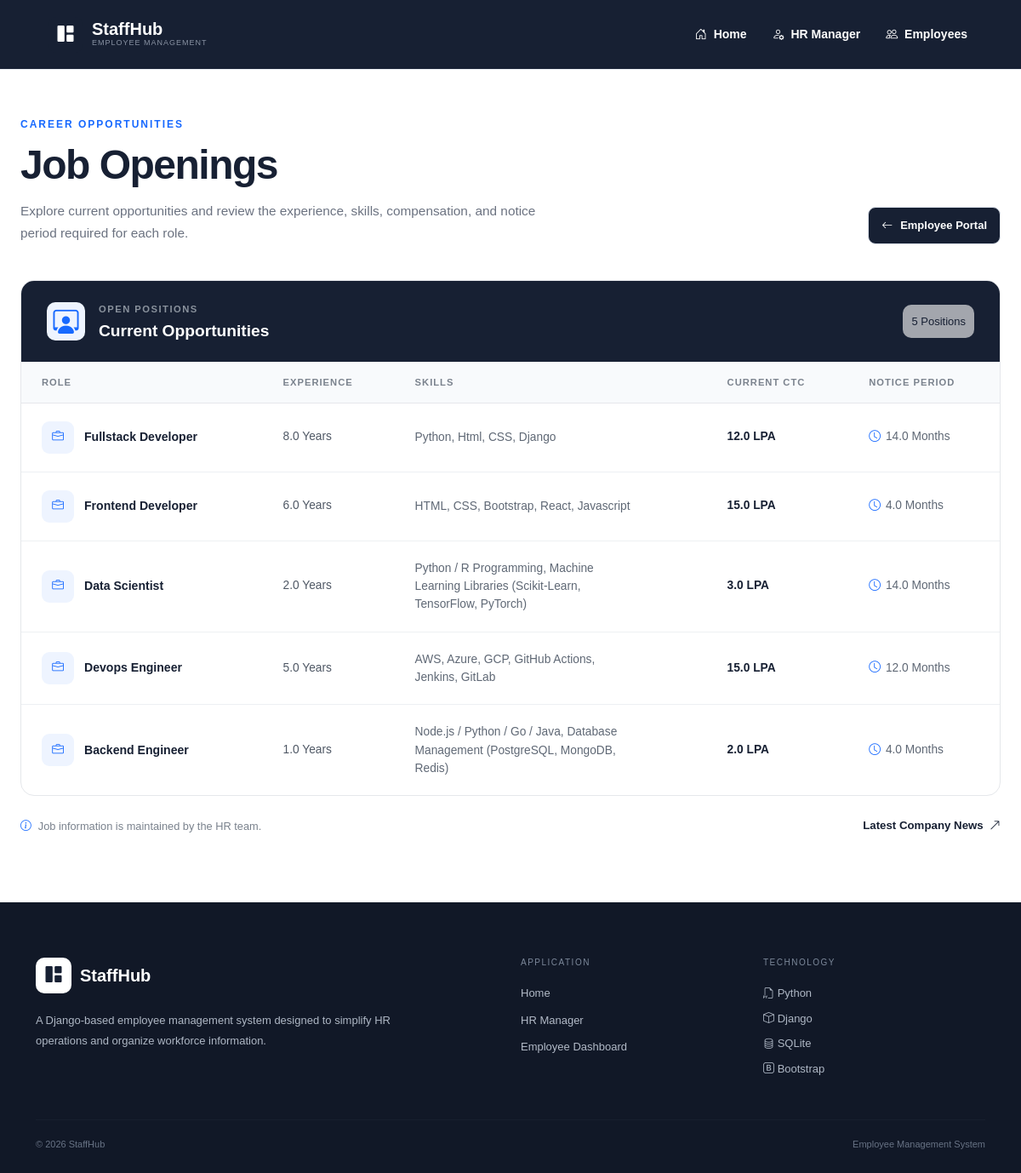
Screenshot of /jobs/ with the database file from the repository.
### empmngt/models.py (models this page shows)
class Job(models.Model):
    Role = models.CharField(max_length=100)
    Experience = models.FloatField(max_length=100)
    Skills = models.CharField(max_length=100)
    CTC = models.FloatField(max_length=100)
    Notice_Period = models.FloatField(max_length=100)

### empmngt/views.py (the view)
# urls.py: path('jobs/', views.jobs),
def jobs(request):
    data = Job.objects.all()
    return render(request, 'empmngt/jobs.html', {'d': data})

### empmngt/middle.py (called while the page is built)
    def __call__(self, request):
        response = self.get_response(request)
        if response.status_code == 404:
            return render(request, 'empmngt/technical_issue.html', status=404)
        return response

### templates/empmngt/jobs.html (shortened to what this page needs)
{% extends "empmngt/navbar.html" %}
{% load static %}
{% block nav_block %}
<section class="jobs-page">
    <div class="jobs-header">
        <div>
            <span class="jobs-eyebrow">
                CAREER OPPORTUNITIES
            </span>
            <h1>Job Openings</h1>
            <p>
                Explore current opportunities and review the experience,
                skills, compensation, and notice period required for each role.
            </p>
        </div>
        {%if user.is_staff%}
        <a href="/hrmanager" class="back-link">
            <i class="bi bi-arrow-left"></i>
            HR Portal
        </a>
        {%else%}
        <a href="/empdash" class="back-link">
            <i class="bi bi-arrow-left"></i>
            Employee Portal
        </a>
        {%endif%}
    </div>
    <div class="jobs-wrapper">
        <div class="jobs-top">
            <div class='d-flex gap-3'>
            <div class='jobs-icon'>
                <i class='bi bi-person-workspace'></i>
            </div>
            <div>
                <span>OPEN POSITIONS</span>
                <h2>Current Opportunities</h2>
            </div>
        </div>
            <div class="jobs-count">
                {{ d|length }} Positions
            </div>
        </div>
        <table class="jobs-table">
<thead>
    <tr>
        <th>Role</th>
        <th>Experience</th>
        <th>Skills</th>
        <th>Current CTC</th>
        <th>Notice Period</th>
    </tr>
</thead>
<tbody>
    {% for i in d %}
    <tr>
        <td>
            <div class="job-role">
                <div class="job-icon">
                    <i class="bi bi-briefcase"></i>
                </div>
                <strong>
                    {{ i.Role }}
                </strong>
            </div>
        </td>
        <td>
            <span class="experience-text">
                {{ i.Experience }} Years
            </span>
        </td>
        <td>
            <div class="skills-text">
                {{ i.Skills }}
            </div>
        </td>
        <td>
            <span class="ctc-text">
                {{ i.CTC }} LPA
            </span>
        </td>
        <td>
            <span class="notice-text">
                <i class="bi bi-clock"></i>
                {{ i.Notice_Period }} Months
            </span>
        </td>
    </tr>
    {% endfor %}
</tbody>
</table>
    </div>
    <div class="jobs-footer">
        <div class="jobs-note">
            <i class="bi bi-info-circle"></i>
            Job information is maintained by the HR team.
        </div>
        <a href="/news" class="news-link">
            Latest Company News
            <i class="bi bi-arrow-up-right"></i>
        </a>
    </div>
</section>
{% endblock %}

### rows the page displays
Job: Role "Fullstack Developer", Experience "8.0", Skills "Python, Html, CSS, Django", CTC "12.0", Notice_Period "14.0"
Job: Role "Frontend Developer", Experience "6.0", Skills "HTML, CSS, Bootstrap, React, Javascript", CTC "15.0", Notice_Period "4.0"
Job: Role "Data Scientist", Experience "2.0", Skills "Python / R Programming, Machine Learning Libraries (Scikit-Learn, TensorFlow, PyTorch)", CTC "3.0", Notice_Period "14.0"
Job: Role "Devops Engineer", Experience "5.0", Skills "AWS, Azure, GCP, GitHub Actions, Jenkins, GitLab", CTC "15.0", Notice_Period "12.0"
Job: Role "Backend Engineer", Experience "1.0", Skills "Node.js / Python / Go / Java, Database Management (PostgreSQL, MongoDB, Redis)", CTC "2.0", Notice_Period "4.0"

### other values shown
{{ d|length }} "5"
